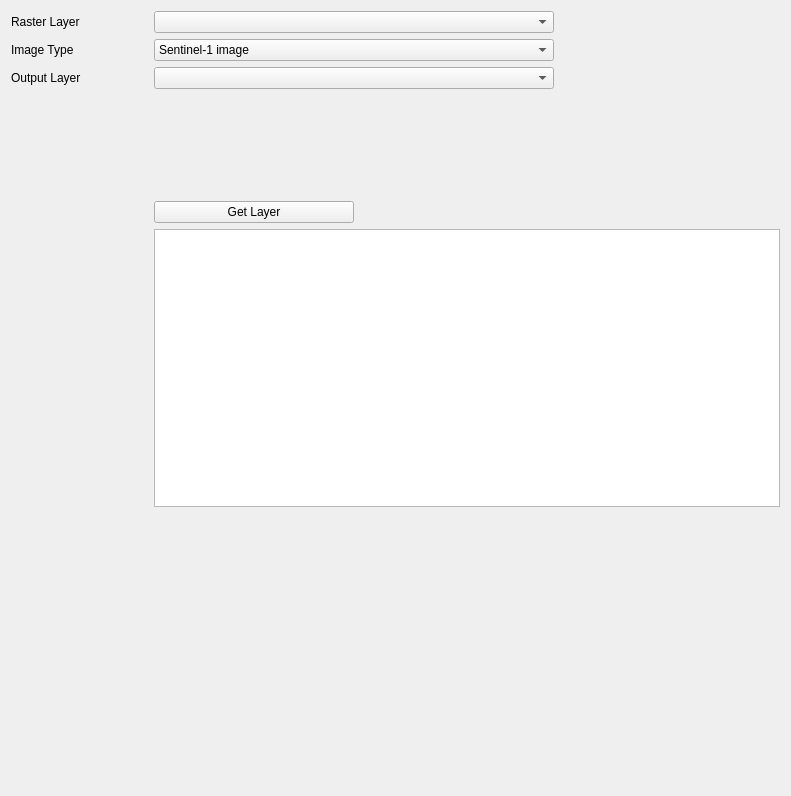
           <widget class="QWidget" name="scrollAreaWidgetContents">
            <property name="geometry">
             <rect>
              <x>0</x>
              <y>0</y>
              <width>791</width>
              <height>796</height>
             </rect>
            </property>
            <layout class="QGridLayout" name="gridLayout_6">
             <item row="5" column="0">
              <widget class="QLabel" name="fileLabel">
               <property name="text">
                <string>Raster Layer</string>
               </property>
              </widget>
             </item>
             <item row="11" column="2">
              <widget class="QComboBox" name="imageTypeComboBox">
               <property name="minimumSize">
                <size>
                 <width>400</width>
                 <height>0</height>
                </size>
               </property>
               <property name="maximumSize">
                <size>
                 <width>400</width>
                 <height>16777215</height>
                </size>
               </property>
               <item>
                <property name="text">
                 <string>Sentinel-1 image</string>
                </property>
               </item>
               <item>
                <property name="text">
                 <string>Sentinel-2 image</string>
                </property>
               </item>
              </widget>
             </item>
             <item row="18" column="0">
              <widget class="QLabel" name="requestedLayerText">
               <property name="text">
                <string>Output Layer</string>
               </property>
              </widget>
             </item>
             <item row="11" column="0">
              <widget class="QLabel" name="imageTypeText">
               <property name="text">
                <string>Image Type</string>
               </property>
              </widget>
             </item>
             <item row="21" column="2">
              <spacer name="verticalSpacer_3">
               <property name="orientation">
                <enum>Qt::Vertical</enum>
               </property>
               <property name="sizeHint" stdset="0">
                <size>
                 <width>20</width>
                 <height>20</height>
                </size>
               </property>
              </spacer>
             </item>
             <item row="18" column="2">
              <layout class="QHBoxLayout" name="horizontalLayout_11">
               <item>
                <widget class="QComboBox" name="requestedLayerComboBox">
                 <property name="minimumSize">
                  <size>
                   <width>400</width>
                   <height>0</height>
                  </size>
                 </property>
                 <property name="maximumSize">
                  <size>
                   <width>400</width>
                   <height>16777215</height>
                  </size>
                 </property>
                 <property name="currentIndex">
                  <number>-1</number>
                 </property>
                 <item>
                  <property name="text">
                   <string>Burned area delineation</string>
                  </property>
                 </item>
                 <item>
                  <property name="text">
                   <string>Burn Severity estimation</string>
                  </property>
                 </item>
                 <item>
                  <property name="text">
                   <string>Waterbody delineation</string>
                  </property>
                 </item>
                </widget>
               </item>
               <item>
                <spacer name="horizontalSpacer_10">
                 <property name="orientation">
                  <enum>Qt::Horizontal</enum>
                 </property>
                 <property name="sizeHint" stdset="0">
                  <size>
                   <width>40</width>
                   <height>0</height>
                  </size>
                 </property>
                </spacer>
               </item>
              </layout>
             </item>
             <item row="5" column="2">
              <widget class="QgsMapLayerComboBox" name="rasterLayerComboBox">
               <property name="maximumSize">
                <size>
                 <width>400</width>
                 <height>16777215</height>
                </size>
               </property>
              </widget>
             </item>
             <item row="20" column="2">
              <layout class="QHBoxLayout" name="horizontalLayout_12">
               <item>
                <widget class="QPushButton" name="requestFilePushButton">
                 <property name="minimumSize">
                  <size>
                   <width>200</width>
                   <height>0</height>
                  </size>
                 </property>
                 <property name="maximumSize">
                  <size>
                   <width>200</width>
                   <height>16777215</height>
                  </size>
                 </property>
                 <property name="text">
                  <string>Get Layer</string>
                 </property>
                </widget>
               </item>
               <item>
                <spacer name="horizontalSpacer_11">
                 <property name="orientation">
                  <enum>Qt::Horizontal</enum>
                 </property>
                 <property name="sizeHint" stdset="0">
                  <size>
                   <width>40</width>
                   <height>20</height>
                  </size>
                 </property>
                </spacer>
               </item>
              </layout>
             </item>
             <item row="19" column="0">
              <widget class="QWidget" name="verticalSpace" native="true">
               <property name="enabled">
                <bool>true</bool>
               </property>
               <property name="minimumSize">
                <size>
                 <width>137</width>
                 <height>100</height>
                </size>
               </property>
               <property name="baseSize">
                <size>
                 <width>0</width>
                 <height>0</height>
                </size>
               </property>
               <layout class="QVBoxLayout" name="verticalLayout_3"/>
              </widget>
             </item>
             <item row="19" column="2">
              <spacer name="horizontalSpacer_5">
               <property name="orientation">
                <enum>Qt::Horizontal</enum>
               </property>
               <property name="sizeHint" stdset="0">
                <size>
                 <width>40</width>
                 <height>20</height>
                </size>
               </property>
              </spacer>
             </item>
             <item row="21" column="2">
              <widget class="QTextBrowser" name="textLogger2">
               <property name="sizePolicy">
                <sizepolicy hsizetype="MinimumExpanding" vsizetype="MinimumExpanding">
                 <horstretch>0</horstretch>
                 <verstretch>0</verstretch>
                </sizepolicy>
               </property>
              </widget>
             </item>
             <item row="22" column="2">
              <spacer name="verticalSpacer_2">
               <property name="orientation">
                <enum>Qt::Vertical</enum>
               </property>
               <property name="sizeHint" stdset="0">
                <size>
                 <width>20</width>
                 <height>20</height>
                </size>
               </property>
              </spacer>
             </item>
            </layout>
           </widget>
